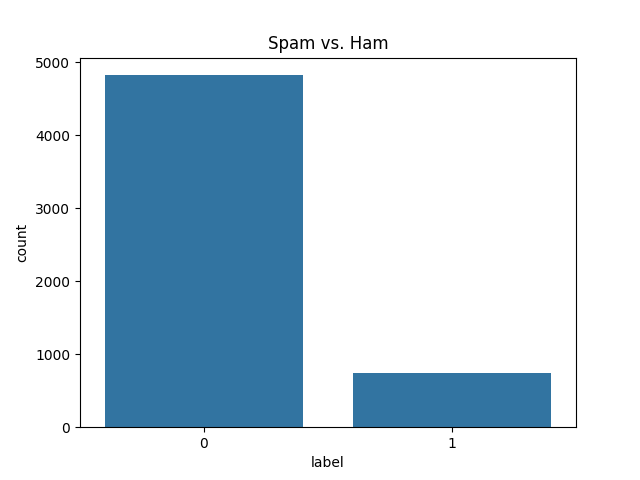

This figure's Python source:
import pandas as pd
import seaborn as sns
import matplotlib.pyplot as plt
from sklearn.model_selection import train_test_split
from sklearn.feature_extraction.text import CountVectorizer
from sklearn.naive_bayes import MultinomialNB
from sklearn.metrics import accuracy_score, confusion_matrix, classification_report

# Load the dataset
url = "https://storage.googleapis.com/kagglesdsdata/datasets/483/982/spam.csv?X-Goog-Algorithm=GOOG4-RSA-SHA256&X-Goog-Credential=gcp-kaggle-com%40kaggle-161607.iam.gserviceaccount.com%2F20241009%2Fauto%2Fstorage%2Fgoog4_request&X-Goog-Date=20241009T104303Z&X-Goog-Expires=259200&X-Goog-SignedHeaders=host&X-Goog-Signature=9ec509cd64a8cc1555ff18f62aa0c01610b6ecb5a9b95a8dc01f19b5ada751979570f9a99d5d55595ad2f992275475f3bb1b94b59c7d787ea98f38db513566bb6d4263405d31c1b79a0de6507433dad69b237ff9773a046b4736ff1470cd225583e1cacd428890621009ab4186ae5e8adf450c462ad92d9cf3da5f16c58b7f08739c8e5e7ae5b8f3e9d5a1b80b7956e324e174df3df802ef8822a9fa3c92e2d250a63244062240d47210f2a647568a89fc625c8eea2ac0234727fcedaf13bcada138b218fcba71446c9be90356a5f09cde4c7ab6514a5642902e5881cea6fabb2270395dadc798bef022ec8ecadaf2226162267c7a1b5a7f41ad15d4cad57af2"
spam_data = pd.read_csv(url, encoding='latin-1')

# Display the first few rows
print(spam_data.head())

# Drop unnecessary columns
spam_data = spam_data.drop(['Unnamed: 2', 'Unnamed: 3', 'Unnamed: 4'], axis=1)
spam_data = spam_data.rename(columns={"v1": "label", "v2": "text"})

# Map labels to binary values
spam_data['label'] = spam_data['label'].map({'ham': 0, 'spam': 1})

# Data visualization
sns.countplot(x='label', data=spam_data)
plt.title('Spam vs. Ham')
plt.show()

# Prepare the data
X = spam_data['text']
y = spam_data['label']

# Split the data into training and testing sets
X_train, X_test, y_train, y_test = train_test_split(X, y, test_size=0.2, random_state=42)

# Convert text data to feature vectors
vectorizer = CountVectorizer()
X_train_vec = vectorizer.fit_transform(X_train)
X_test_vec = vectorizer.transform(X_test)

# Train the model
model = MultinomialNB()
model.fit(X_train_vec, y_train)

# Make predictions
y_pred = model.predict(X_test_vec)

# Evaluate the model
accuracy = accuracy_score(y_test, y_pred)
print(f'Accuracy: {accuracy:.2f}')
print(confusion_matrix(y_test, y_pred))
print(classification_report(y_test, y_pred))
